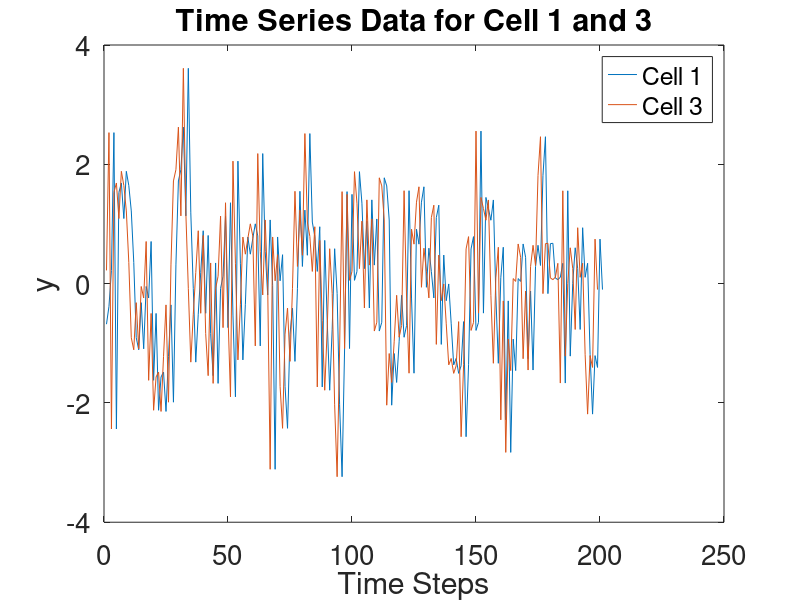

Here is the MATLAB script that generated this plot:
NT = 201; % 201 time steps
NCELL = 30; % 30 time series (i.e. biuluminescence data for 30 cells)
Ii = 1; % cell of interest (% in line b of the algorithm, it loops over all values of i. I am just doing this for one).
Jjtarget = 3; % cell to see if it affects cell Ii. (This is constructed so that we can detect a dependence)
time = linspace(0, 200, NT); % set up time
data = zeros(NT,NCELL); % initialize the data matrix
for i = 1 : NCELL,
    % Each time series is a sine curve with a slightly different period
    % near 24 h.
    data(:,i) = sin( time ./ (24+i*0.1)*(2*pi) )';
end;
% Each time series has noise in the signal
data = data + randn( size(data) );
% Cell 1's timeseries is really just a shifted version of the timeseries
% from Cell 3. So we expect Cell 3 to look connected to Cell 1.
data(3:end,Ii) = data(1:end-2,Jjtarget);
data(3:end,Ii) = data(3:end,Ii) + randn(size(data(3:end,Ii)))*0.5;

plot(data(1:end,Ii));
hold;
plot(data(3:end,Ii));
legend('Cell 1', 'Cell 3');
title('Time Series Data for Cell 1 and 3');

% plot(data);
% title('Time Series Data For 30 Cells');

ylabel('y');
xlabel('Time Steps');
set(gca,'fontsize', 20);